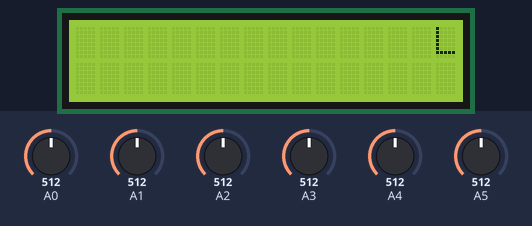
The sketch below on a simulated Arduino Uno, built with avr-gcc and run on an emulated ATmega328P. On the bench: 16×2 character LCD. The test bench sets the inputs (shaded band); at power-on: A0 = 512, A1 = 512, A2 = 512, A3 = 512, A4 = 512, A5 = 512.

Above: at 1.2 s.
1.3 s: A0 set to 716
At 1.9 s:
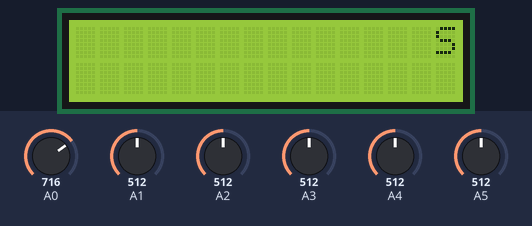
2.8 s: A0 set to 613
4.3 s: A0 set to 591
At 5.4 s:
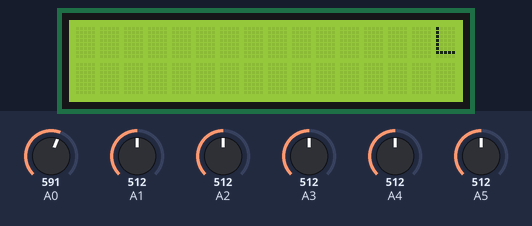
5.8 s: A0 set to 306
At 6.5 s:
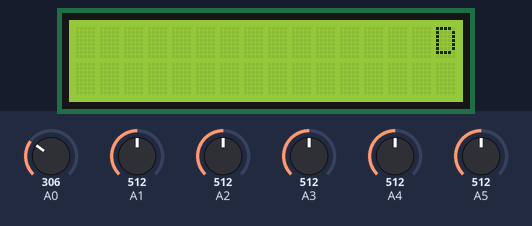
7.3 s: A0 set to 212
8.8 s: A0 set to 183
Timing chart, 0 to 11.3 s (numbered marks = the images above; inputs shaded):
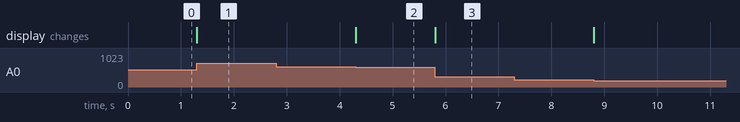

The sketch:

Arduino_Roraima.ino
```cpp
#include <LiquidCrystal.h>
#include <TimerOne.h>

//LCD pin to Arduino
const int pin_RS = 8;
const int pin_EN = 9;
const int pin_d4 = 4;
const int pin_d5 = 5;
const int pin_d6 = 6;
const int pin_d7 = 7;
const int pin_BL = 10;
String CadenaEntrada="";
bool FinCadena= false;
int Analogica0;
int Analogica1;
int Analogica2;
int Analogica3;
int Analogica4;
int Analogica5;
char button;

LiquidCrystal lcd( pin_RS,  pin_EN,  pin_d4,  pin_d5,  pin_d6,  pin_d7);

void setup() {
  Serial.begin(9600);
  Serial.setTimeout(50);
  lcd.begin(16, 2);
  CadenaEntrada.reserve(20);
  //Timer interrumpe cada 1 segundo
  Timer1.initialize(1000000);
  Timer1.attachInterrupt(CadaSegundo);
}

void loop() {
  int x;
  int last_x;
  int i;
  char last_data[8];


if(FinCadena){
CadenaEntrada.remove(CadenaEntrada.length()-1,1);
if (CadenaEntrada.endsWith("+")){
CadenaEntrada.remove(CadenaEntrada.length()-1,1);
lcd.setCursor(0,0);
lcd.print(CadenaEntrada);
}else if(CadenaEntrada.endsWith("-")){
CadenaEntrada.remove(CadenaEntrada.length()-1,1);
lcd.setCursor(0,1);
lcd.print(CadenaEntrada);
}
CadenaEntrada="";
FinCadena=false;
}


Analogica0 = analogRead (0);
Analogica1 = analogRead (1);
Analogica2 = analogRead (2);
Analogica3 = analogRead (3);
Analogica4 = analogRead (4);
Analogica5 = analogRead (5);
x=Analogica0;

lcd.setCursor(15,0);
if (x < 60) {
    lcd.print ("R");
    button='R';
  }
  else if (x < 200) {
    lcd.print ("U");
    button='U';
  }
  else if (x < 400){
    lcd.print ("D");
    button='D';
  }
  else if (x < 600){
    lcd.print ("L");
    button='L';
  }
  else if (x < 800){
    lcd.print ("S");
    button='S';
  }

  }

void serialEvent(){
  //recepcion Serial
  while(Serial.available()){
    char CaracterEntrada=Serial.read();
    CadenaEntrada+=CaracterEntrada;
    if (CaracterEntrada =='\n'|| CadenaEntrada.length()>=18){
      String mensaje=String(Analogica0, DEC)+"|"+String(Analogica1, DEC)+"|"+String(Analogica2, DEC)+"|"+String(Analogica3, DEC)+"|"+String(Analogica4, DEC)+"|"+String(Analogica5, DEC);
      Serial.println(mensaje);
      FinCadena=true;
      }
  }
}

void CadaSegundo(){
}
```

Measured:
- the behaviour switches between 600 and 599 on A0 (found by bisection; images 1 and 2)
- after the input at 1.3 s, the display: changes at once (image 1)
- after the input at 2.8 s, every drawn part: stays the same
- after the input at 4.3 s, the display: changes at once (image 2)
- after the input at 5.8 s, the display: changes at once (image 3)
- after the input at 7.3 s, every drawn part: stays the same
